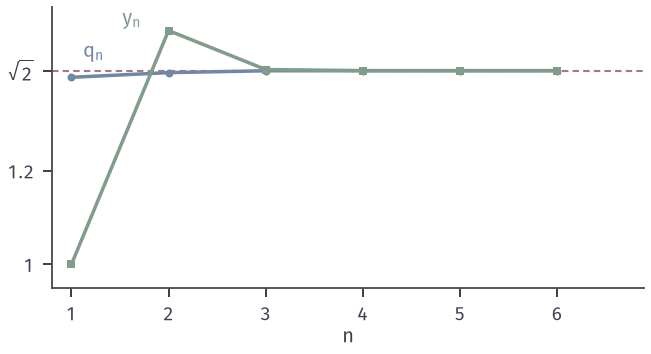

Python code for this plot:
from pathlib import Path
import sys
ROOT = next(p for p in Path(__file__).resolve().parents if (p/'build.sh').is_file() and (p/'tex/book.tex').is_file())
sys.path.insert(0, str(ROOT/'figures/00-shared/mathematical-preliminaries-upper/00-shared/comprehension-figures'))
from support import figure, save, BLUE, GREEN, YELLOW, RED, PURPLE, INK, MUTED, GRID, BLUE_FILL, GREEN_FILL, YELLOW_FILL, RED_FILL, PURPLE_FILL
import numpy as np
# q_n decimal truncations of sqrt2; y_{n+1}=(y_n+2/y_n)/2, y_1=1.
n = np.arange(1, 7)
q = np.floor(np.sqrt(2)*10.0**n)/10.0**n
y = [1.0]
for _ in range(5): y.append((y[-1]+2/y[-1])/2)
y = np.array(y)
fig, ax = figure(width_mm=92, height_mm=50)
ax.axhline(np.sqrt(2), color=RED, lw=.85, ls=(0, (3, 2)))
ax.plot(n, q, '-o', color=BLUE, lw=1.4, ms=3.2, mew=0)
ax.plot(n, y, '-s', color=GREEN, lw=1.4, ms=3, mew=0)
ax.set_xlim(.8, 6.9); ax.set_ylim(.95, 1.55)
ax.set_xticks(n); ax.set_yticks([1, 1.2, np.sqrt(2)]); ax.set_yticklabels(['1', '1.2', r'$\sqrt{2}$'])
ax.set_xlabel('$n$', labelpad=1)
ax.text(1.12, 1.455, '$q_n$', color=BLUE, ha='left', va='center')
ax.text(1.72, 1.525, '$y_n$', color=GREEN, ha='right', va='center')
save(fig, Path(__file__).resolve().parent, 'figure', {'formula': 'q_n=floor(sqrt2*10^n)/10^n; y_1=1, y_{n+1}=(y_n+2/y_n)/2'})
